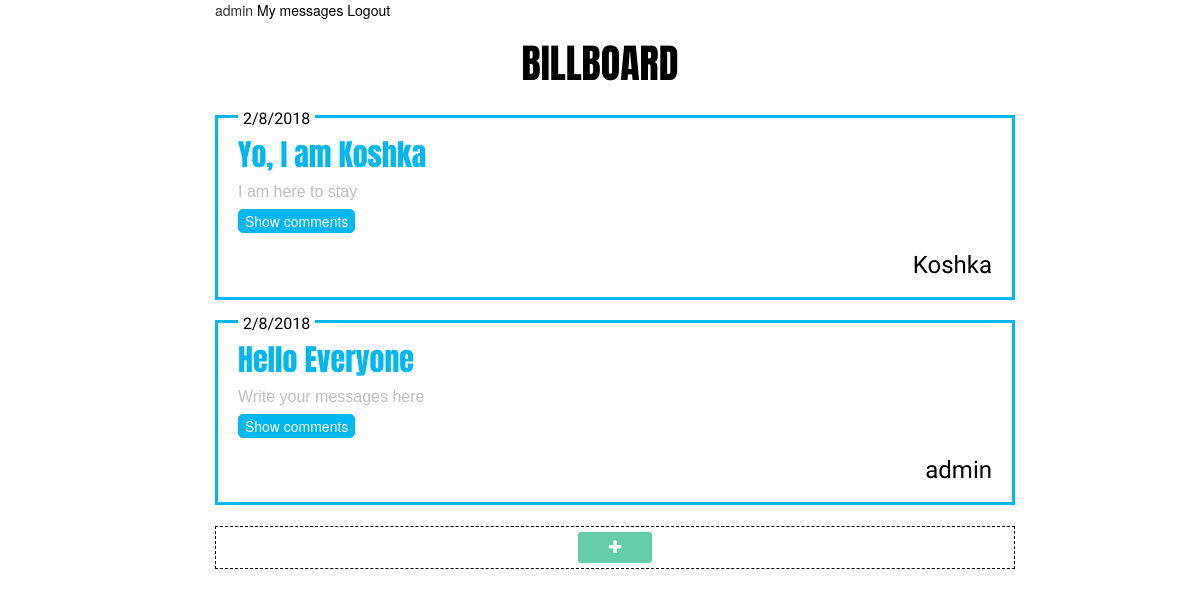
Page /mybillboard/board/ (signed in) on the earlier database version.
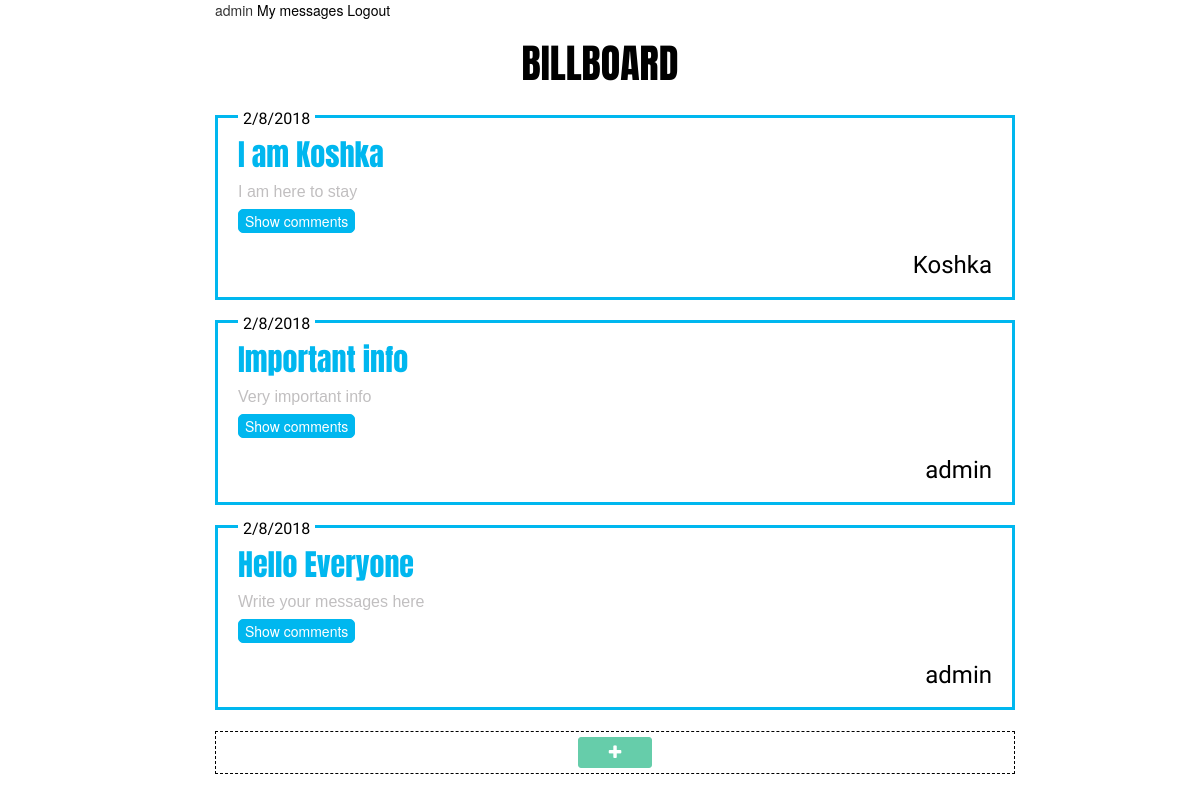
Same page on the later database version.
### mybillboard/models.py (models this page shows, shortened)
@python_2_unicode_compatible
class Post(models.Model):
    user_name=models.CharField(max_length=20)
    subject=models.CharField(max_length=50)
    message=models.CharField(max_length=400)
    post_date=models.DateTimeField('post_date')
    def get_day(self):
        return self.post_date.day
    def get_month(self):
        return self.post_date.month
    def get_year(self):
        return self.post_date.year

### mybillboard/views.py (the view)
# urls.py: url(r'board/$', views.board, name='board'),
def board(request):
    post_list = Post.objects.order_by("-post_date")
    user=request.user
    context = {
        'title': 'BILLBOARD',
        'user': user,
        'posts': post_list,
    }
    return render(request, 'mybillboard/index.html', context)

### mybillboard/templates/mybillboard/index.html (shortened to what this page needs)
<!DOCTYPE html>
<html lang="en">
<head>
    <link rel="stylesheet" href="https://maxcdn.bootstrapcdn.com/bootstrap/3.3.7/css/bootstrap.min.css">
    <link rel="stylesheet" href="https://maxcdn.bootstrapcdn.com/bootstrap/3.3.7/css/bootstrap-theme.min.css">
    <link rel="stylesheet" href="https://cdnjs.cloudflare.com/ajax/libs/font-awesome/4.7.0/css/font-awesome.min.css">
    {% load staticfiles %}
    <link rel="stylesheet" href="{% static 'css/common.css' %}" type="text/css">
</head>
<body>
<div class="container-fluid">
{% block registration-info %}
    {% if user.is_authenticated %}
    <div class="row myrow user-corner">
            <div class="col-xs-12 col-sm-12 col-md-10 col-lg-10 mycolumn user-corner middle">
                <div class="user-corner-wrapper">
                    <span id="user-name">{{user}}</span>
                    <a id="my-cabinet" href="{% url 'user_view' user %}">My messages</a>
                    <a id="logout" href="{% url 'logout' %}">Logout</a>
                </div>
            </div>
        <div class="col-xs-0 col-sm-0 col-md-2 col-lg-2 mycolumn user-corner right"></div>
    </div>
    {% endif %}
{% endblock %}
{% block title-billboard %}
    <div class="row myrow billboard">
        <div class="col-xs-12 col-sm-12 col-md-12 col-lg-12 mycolumn header">
            <h1 class="billboard">{{title}}</h1>
        </div>
    </div>
{% endblock %}
{% block content %}
    {% if user.is_authenticated %}
    <div class="row myrow content">
        <div class="col-xs-0 col-sm-0 col-md-2 col-lg-2 mycolumn content left"></div>
        <div class="col-xs-12 col-sm-12 col-md-10 col-lg-10 mycolumn content middle">
            {% if posts %}
                {% for post in posts %}
                <form class="comments-frm">
                    <div class="post-box">
                        <div class="post-date">{{post.get_month}}/{{post.get_day}}/{{post.get_year}}</div>
                        <div class="post-content-wrapper">
                            <h3 class="subject-header">{{post.subject}}</h3>
                            <div class="message-body">{{post.message}}</div>
                                <input type="submit" class="show-comments-btn" value="Show comments"/>
                            <div class="user-name">{{post.user_name}}</div>
                        </div>
                    </div>
                </form>
                {% endfor %}
            {% else %}
                <div class="no-messages-notification">
                    <p>No messages...</p>
                    <p>Click the '+' button to add a new message</p>
                </div>
            {% endif %}
        </div>
        <div class="col-xs-0 col-sm-0 col-md-2 col-lg-2 mycolumn content right"></div>
    </div>
    {% endif %}
{% endblock %}
{% block new-message %}
    {% if user.is_authenticated %}
    <div class="row myrow add">
        <div class="col-xs-0 col-sm-0 col-md-2 col-lg-2 mycolumn content left"></div>
        <div class="col-xs-12 col-sm-12 col-md-10 col-lg-10 mycolumn content middle">
            <div class="add-post-holder">
                <button class="add-post" id="add-post"><span id="icon-wrapper"><i class="fa fa-plus"></i></span></button>
            </div>
        </div>
        <div class="col-xs-0 col-sm-0 col-md-2 col-lg-2 mycolumn content right"></div>
    </div>
    {% endif %}
{% endblock %}
</div>
{% load staticfiles %}
</body>
</html>

### mybillboard/static/css/common.css (style rules this page uses)
.mycolumn.header .billboard { font-family: 'Anton', sans-serif; font-size: 40px; color: black; text-align: center; }
.post-box { position: relative; border: 3px solid #00b7ef; max-width: 800px; margin-top: 20px; }
.post-date { position: absolute; font-family: 'Poiret One', cursive; font-size: 16px; color: black; margin-top: -10px; margin-left: 20px; display: inline-block; z-index: 123; background-color: white; padding: 0 5px; }
.post-content-wrapper { padding: 0px 20px 15px 20px; position: relative; }
.subject-header { font-family: 'Anton', sans-serif; font-size: 30px; color:#00b7ef; }
.message-body { font-family: Arial, sans-serif; font-size : 16px; color:#c1bfc0; }
.user-name { font-family: 'Great Vibes', cursive; font-size: 24px; color: black; margin-top: 15px; text-align: right; }
.add-post-holder { border: 1px dashed black; max-width: 800px; margin-top: 20px; text-align: center; }
.add-post { font-size: 16px; background-color: #66CDAA; margin: 5px 0px; border: 1px solid #66CDAA; color: white; padding: 3px 30px; border-radius: 3px; border-radius: 3px; }
#logout { color: black; }
#my-cabinet { color: black; }
.show-comments-btn { border: 1px solid #00b7ef; background-color: #00b7ef; border-radius: 5px; color: white; margin-top: 5px; }

Differences in the rows shown:
removed Post: get_month "2", get_day "8", get_year "2018", subject "Yo, I am Koshka", message "I am here to stay", user_name "Koshka"
added Post: get_month "2", get_day "8", get_year "2018", subject "I am Koshka", message "I am here to stay", user_name "Koshka"
added Post: get_month "2", get_day "8", get_year "2018", subject "Important info", message "Very important info", user_name "admin"
